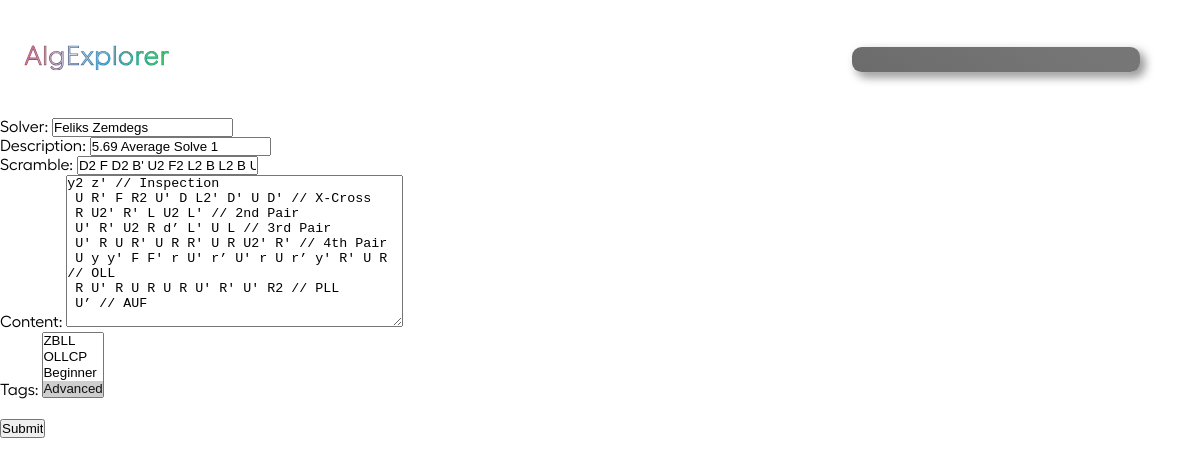
Page /solves/update/b8962f5f06704b4e83c16cbb8bb5dbcc/ (signed in) on the earlier database version.
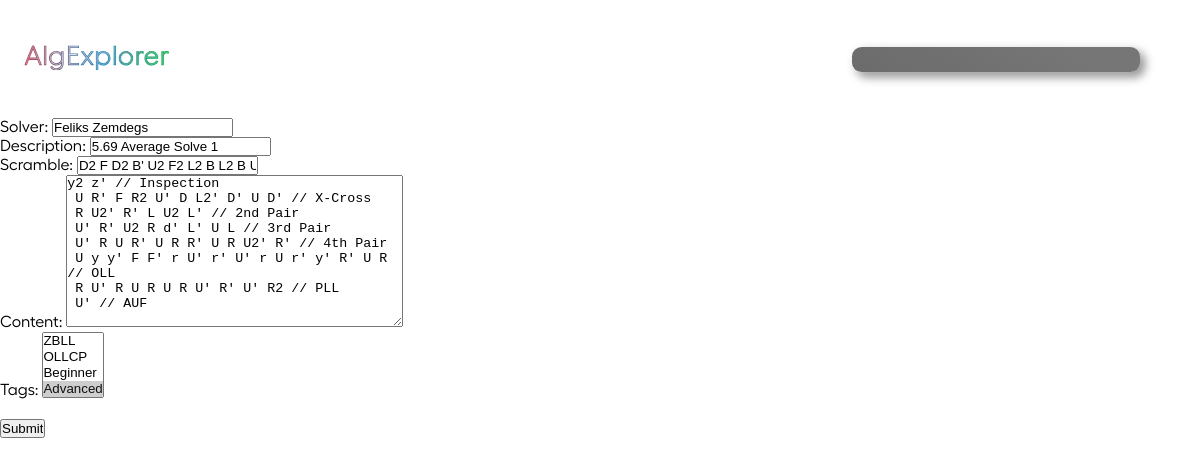
Same page on the later database version.
### algorithms/models.py (models this page shows, shortened)
class Algorithm(models.Model):
    id = models.UUIDField(default=uuid.uuid4, unique=True, primary_key=True, editable=False)
    date_added = models.DateTimeField(auto_now_add=True)
    owner = models.ForeignKey(Profile, null=True, blank=True, on_delete=models.CASCADE)
    solver = models.CharField(max_length=50)
    description = models.CharField(null=True, blank=True, max_length=50, default="-")
    scramble = models.CharField(default="", max_length=100, null=False, validators=[
        RegexValidator(
            regex = r"^([RLUDFBMESrludfbxyz]{1}([2]|[']|2')? +)*([RLUDFBMESrludfbxyz]{1}([2]|[']|2')? *){1}$",
            message = "Invalid scramble.",
            code = "invalid_scramble"
        )
    ])
    content = models.TextField(max_length=1000, null=False, validators=[
        RegexValidator(
            regex = r"^( |\n|//[^\n]*)*([RLUDFBMESrludfbxyz]{1}([2]|[']|2')?( |\n|//[^\n]*)+)*([RLUDFBMESrludfbxyz]{1}([2]|[']|2')?( |\n|//[^\n]*)*){1}$",
            message = "Invalid solve.",
            code = "invalid_solve",
            flags = M
        )
    ])
    tags = models.ManyToManyField("Tag", blank=True, related_name="algs")
    cube_state = models.CharField(editable=False, max_length=54, default="wwwwwwwwwyyyyyyyyyrrrrrrrrrooooooooogggggggggbbbbbbbbb")
    image = models.ImageField(editable=False, null=True, blank=True, upload_to="algorithms/", default="algorithms/default.svg")
    users_hearts = models.ManyToManyField(Profile, blank=True, related_name="hearted_algs")
    users_saved = models.ManyToManyField(Profile, blank=True, related_name="saved_algs")
    heart_count = models.IntegerField(default=0, blank=True, null=True)
    saved_count = models.IntegerField(default=0, blank=True, null=True)

### algorithms/views.py (the view)
# urls.py: path('solves/update/<str:pk>/', views.updateAlg, name='update-alg'),
@login_required(login_url='login')
def updateAlg(request, pk):
    profile = request.user.profile
    try:
        alg = profile.algorithm_set.get(id=pk)
    except ObjectDoesNotExist:
        return redirect('algs-main')
    form = AlgorithmForm(instance=alg)
    if request.method == "POST":
        form = AlgorithmForm(request.POST, instance=alg)
        if form.is_valid():
            alg = form.save()
            return redirect('my-algs')
    allTags = Tag.objects.all()
    context = {'form' : form, 'alg' : alg, 'alltags' : Tag.objects.all(),}
    return render(request, 'algorithms/alg_form.html', context)

### algorithms/forms.py
class AlgorithmForm(ModelForm):
    class Meta:
        model = Algorithm
        fields = ['solver', 'description', 'scramble', 'content', 'tags']

### algorithms/models.py (called while the page is built)
    def __str__(self):
        return self.name

### algorithms/templates/algorithms/alg_form.html (shortened to what this page needs)
{% extends 'main.html' %}
{% block content %}
<form action="" method="POST">
    {{form}}
    <br>
    <input type="submit" value="Submit">
</form>
{% endblock content %}

Differences in the rows shown:
changed Algorithm "Feliks Zemdegs": content "…U' R' U2 R d’ L' U L // 3rd Pair U' R U R' U R R' U R U2' R' // 4th Pair U y y' F F' r U' r’ U' r U r’ y' R' U R // OLL R U' R U R U R U' R' U' R2 // PLL U’ // AUF" → "…U' R' U2 R d' L' U L // 3rd Pair U' R U R' U R R' U R U2' R' // 4th Pair U y y' F F' r U' r' U' r U r' y' R' U R // OLL R U' R U R U R U' R' U' R2 // PLL U' // AUF"
